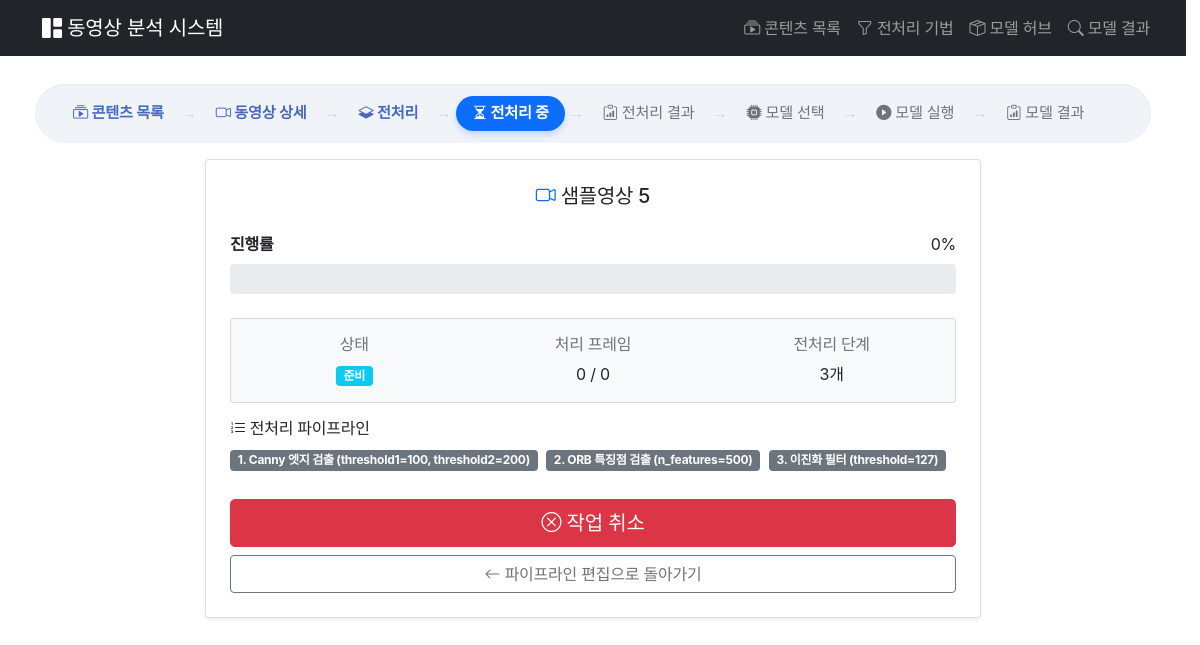
Page /preprocess/10/progress/ on the earlier database version.
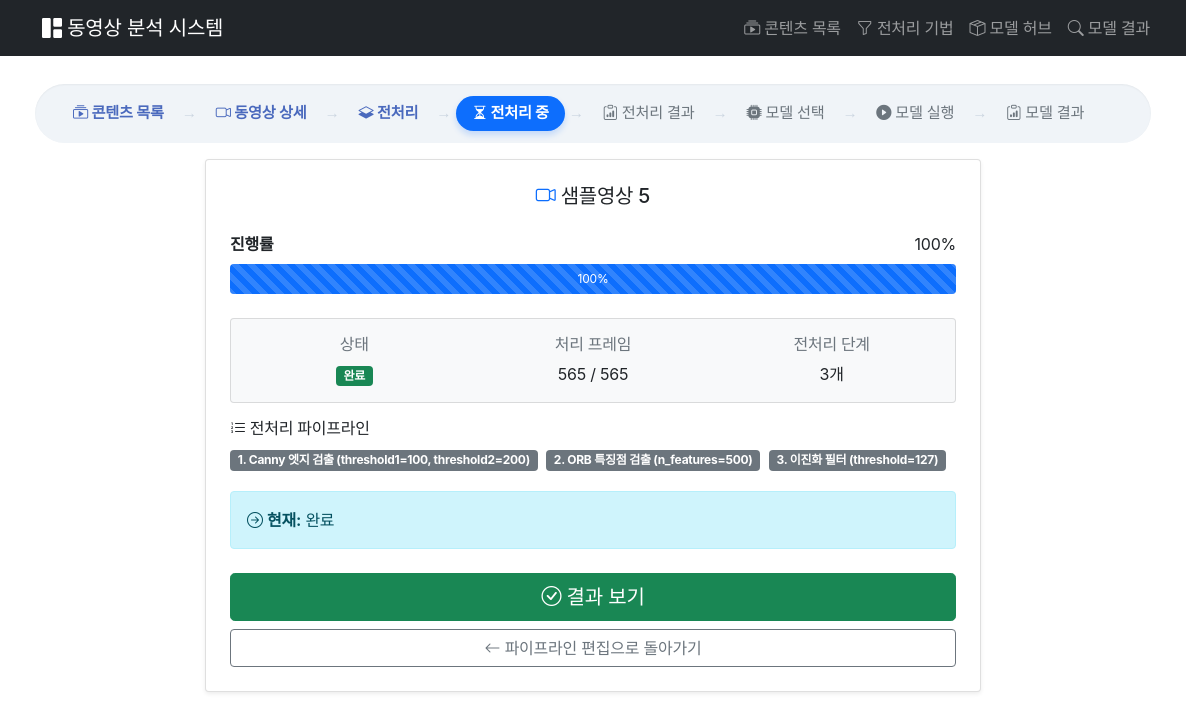
Same page on the later database version.
### preprocess/models.py (models this page shows, shortened)
class PreprocessingTask(models.Model):
    STATUS_CHOICES = [
        ("ready", "준비"),
        ("pending", "대기 중"),
        ("processing", "처리 중"),
        ("completed", "완료"),
        ("failed", "실패"),
        ("cancelled", "취소됨"),
    ]
    video = models.ForeignKey(
        Video,
        on_delete=models.CASCADE,
        related_name="preprocessing_tasks",
        null=True,
        blank=True,
        verbose_name="동영상",
    )
    image = models.ForeignKey(
        Image,
        on_delete=models.CASCADE,
        related_name="preprocessing_tasks",
        null=True,
        blank=True,
        verbose_name="이미지",
    )
    preprocessing_pipeline = models.JSONField(
        default=list,
        blank=True,
        verbose_name="전처리 파이프라인",
        help_text="적용할 전처리 기법들의 순서와 파라미터"
    )
    status = models.CharField(
        max_length=20,
        choices=STATUS_CHOICES,
        default="pending",
        verbose_name="상태"
    )
    progress = models.IntegerField(
        default=0,
        verbose_name="진행률 (%)"
    )
    current_step = models.CharField(
        max_length=200,
        blank=True,
        null=True,
        default="",
        verbose_name="현재 단계"
    )
    started_at = models.DateTimeField(
        null=True,
        blank=True,
        verbose_name="시작 시간"
    )
    completed_at = models.DateTimeField(
        null=True,
        blank=True,
        verbose_name="완료 시간"
    )
    processed_frames = models.IntegerField(
        default=0,
        verbose_name="처리된 프레임"
    )
    total_frames = models.IntegerField(
        default=0,
        verbose_name="총 프레임"
    )
    output_file_path = models.CharField(
        max_length=500,
        blank=True,
        verbose_name="출력 파일 경로"
    )
    error_message = models.TextField(
        blank=True,
        null=True,
        default="",
        verbose_name="에러 메시지"
    )
    created_at = models.DateTimeField(
        auto_now_add=True,
        verbose_name="생성일"
    )
    updated_at = models.DateTimeField(
        auto_now=True,
        verbose_name="수정일"
    )
    class Meta:
        verbose_name = "전처리 작업"
        verbose_name_plural = "전처리 작업들"
        ordering = ["-created_at"]
    def get_content(self):
        return self.video if self.video else self.image
    def get_content_type(self):
        return "video" if self.video else "image"
    def get_pipeline_display(self):
        if not self.preprocessing_pipeline:
            return []
        from prephub.models import PreprocessingMethod
        result = []
        for step in self.preprocessing_pipeline:
            method_id = step.get("method_id")
            params = step.get("params", {})
            try:
                method = PreprocessingMethod.objects.get(id=method_id)
                display_name = method.name
                if params:
                    param_str = ", ".join([f"{k}={v}" for k, v in params.items()])
                    display_name = f"{display_name} ({param_str})"
                result.append(display_name)
            except PreprocessingMethod.DoesNotExist:
                result.append(f"알 수 없는 기법 (ID: {method_id})")
        return result
    def get_status_display_badge(self):
        status_colors = {
            "ready": "info",
            "pending": "secondary",
            "processing": "primary",
            "completed": "success",
            "failed": "danger",
            "cancelled": "warning",  # ⭐ 추가
        }
        return status_colors.get(self.status, "secondary")

### preprocess/views.py (the view)
class PreprocessingProgressView(View):
    template_name = "preprocess/progress.html"
    def get(self, request, task_id):
        task = get_object_or_404(PreprocessingTask, id=task_id)
        content = task.get_content()
        if not content:
            messages.error(request, "컨텐츠를 찾을 수 없습니다.")
            return redirect("content_list")
        context = {
            "task": task,
            "content": content,
            "content_type": task.get_content_type(),
        }
        return render(request, self.template_name, context)

### preprocess/templates/preprocess/progress.html (shortened to what the changed rows need)
{% extends 'contents/base.html' %}
{% block content %}
<div class="container" style="max-width: 800px;">
    <div class="card shadow-sm">
        <div class="card-body p-4">
            <div class="text-center mb-4">
                <h5>
                </h5>
            </div>
            <div class="mb-4">
                <div class="d-flex justify-content-between mb-2">
                    <span><strong>진행률</strong></span>
                    <span id="progressText">{{ task.progress }}%</span>
                </div>
                <div class="progress" style="height: 30px;">
                    <div id="progressBar"
                         class="progress-bar progress-bar-striped progress-bar-animated"
                         role="progressbar"
                         style="width: {{ task.progress }}%"
                         aria-valuenow="{{ task.progress }}"
                         aria-valuemin="0"
                         aria-valuemax="100">
                        <span id="progressPercent">{{ task.progress }}%</span>
                    </div>
                </div>
            </div>
            <div class="card bg-light mb-3">
                <div class="card-body">
                    <div class="row text-center">
                        <div class="col-md-4">
                            <h6 class="text-muted">상태</h6>
                            <span class="badge bg-{{ task.get_status_display_badge }}" id="statusBadge">
                                {{ task.get_status_display }}
                            </span>
                        </div>
                        {% if content_type == 'video' %}
                        <div class="col-md-4">
                            <h6 class="text-muted">처리 프레임</h6>
                            <p class="mb-0">
                                <span id="processedFrames">{{ task.processed_frames }}</span> /
                                <span id="totalFrames">{{ task.total_frames }}</span>
                            </p>
                        </div>
                        {% endif %}
                        <div class="col-md-4">
                            <h6 class="text-muted">전처리 단계</h6>
                            <p class="mb-0">{{ task.preprocessing_pipeline|length }}개</p>
                        </div>
                    </div>
                </div>
            </div>
            <div class="mb-3">
                <h6><i class="bi bi-list-ol"></i> 전처리 파이프라인</h6>
                <div>
                </div>
            </div>
            {% if task.current_step %}
            <div class="alert alert-info mb-3">
                <i class="bi bi-arrow-right-circle"></i> <strong>현재:</strong> {{ task.current_step }}
            </div>
            {% endif %}
            <div class="d-grid gap-2 mt-4" id="buttonContainer">
                {% if task.status == 'completed' %}
                    <button class="btn btn-success btn-lg" onclick="goToResult()">
                        <i class="bi bi-check-circle"></i> 결과 보기
                    </button>
                {% else %}
                    {% if task.status == 'pending' %}
                        <form method="post" action="{% url 'preprocess:restart_task' task.id %}">
                            {% csrf_token %}
                            <button type="submit" class="btn btn-warning btn-lg w-100">
                                <i class="bi bi-arrow-clockwise"></i> 재시작
                            </button>
                        </form>
                        <button type="button" class="btn btn-danger btn-lg" onclick="confirmCancel()">
                            <i class="bi bi-x-circle"></i> 작업 취소
                        </button>
                    {% else %}
                        <button type="button" class="btn btn-danger btn-lg" onclick="confirmCancel()">
                            <i class="bi bi-x-circle"></i> 작업 취소
                        </button>
                    {% endif %}
                {% endif %}
                {% if content_type == 'video' %}
                    <a href="{% url 'preprocess:start_preprocessing' content.pk %}?type=video" class="btn btn-outline-secondary">
                        <i class="bi bi-arrow-left"></i> 파이프라인 편집으로 돌아가기
                    </a>
                {% else %}
                    <a href="{% url 'preprocess:start_preprocessing' content.pk %}?type=image" class="btn btn-outline-secondary">
                        <i class="bi bi-arrow-left"></i> 파이프라인 편집으로 돌아가기
                    </a>
                {% endif %}
            </div>
        </div>
    </div>
</div>
{% endblock %}

Differences in the rows shown:
changed PreprocessingTask: progress "0" → "100"; progress (not shown) → "100"; status "준비" → "완료"; processed_frames "0" → "565"; total_frames "0" → "565"; current_step (not shown) → "완료"
Other differences:
text no longer shown: "작업 취소"
text now shown: "% 현재: 결과 보기"
